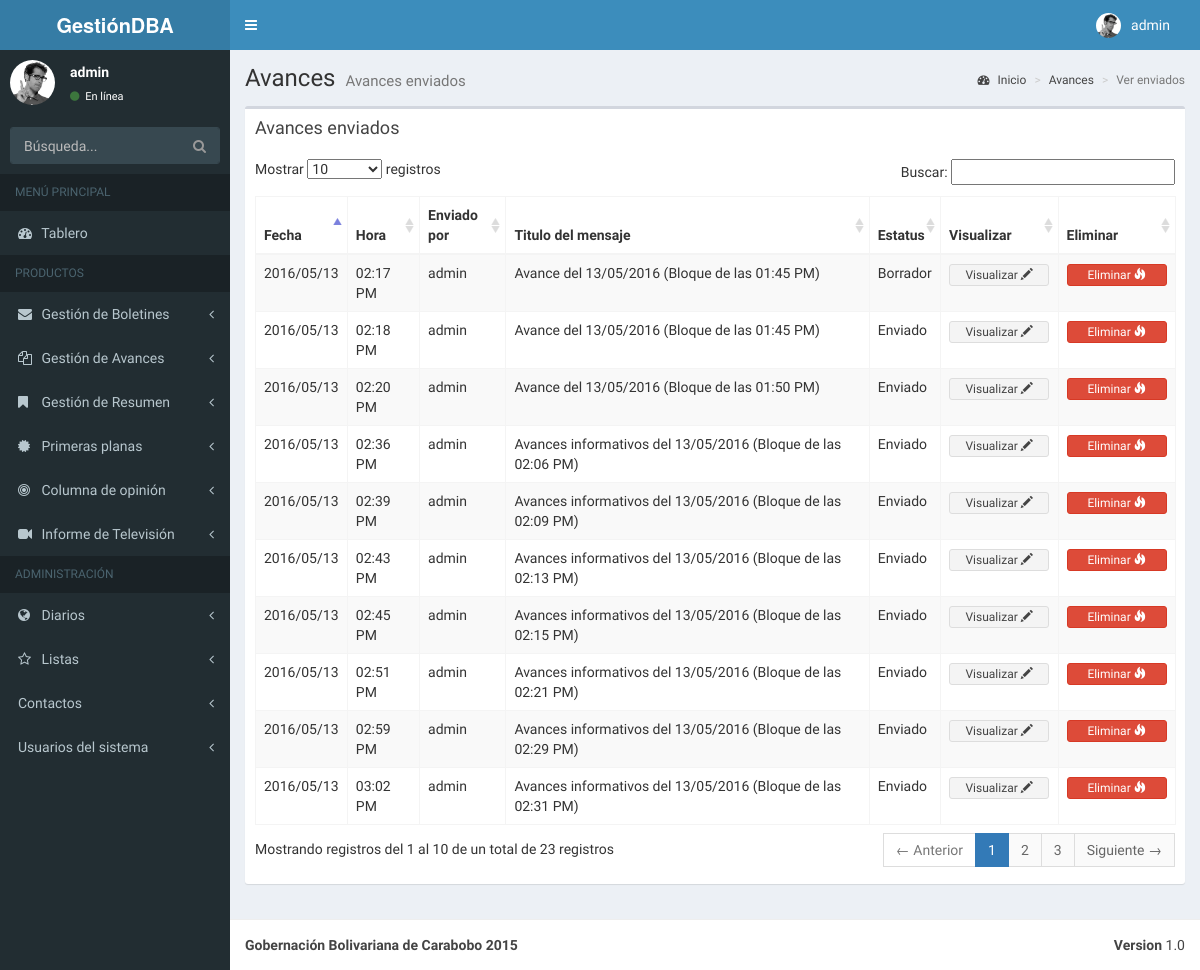
/avances/Avancesver/ (signed in), run on the app's committed database.
### BoletinAvances/apps/avances/models.py (models this page shows, shortened)
class Avances(models.Model):
   fecha = models.DateField(default=datetime.now, blank=True)
   hora = models.TimeField(auto_now_add=True, blank=True)
   tipo_envio = models.CharField(max_length=20, choices=TIPO_ENVIO, default='0', verbose_name='Tipo de envio')
   status = models.CharField(max_length=110, verbose_name='Status', blank=True, null=True)
   listas = models.ManyToManyField(Listas)
   titulo_mensaje = models.CharField(max_length=1000, verbose_name='Titulo')
   cuerpo_mensaje = models.TextField(verbose_name='Cuerpo del mensaje')
   enviadopor = models.CharField(max_length=50, verbose_name='Enviado por:')
   class Meta:
      verbose_name_plural = "Agregar avances"
      ordering = ('fecha', 'tipo_envio', 'titulo_mensaje', 'status', 'enviadopor')

### BoletinAvances/apps/avances/views.py (the view)
class AvancesListView(ListView):
    model = Avances
    queryset = Avances.objects.order_by('id')
    context_object_name = "Avances"
    template_name = "avances/listaAvances.html"

### BoletinAvances/templates/avances/listaAvances.html (shortened to what this page needs)
{% extends 'menu/menu.html' %}
{% block content-wrapper %}
{% load static %}
        <section class="content-header">
          <h1>
            Avances
            <small>Avances enviados</small>
          </h1>
          <ol class="breadcrumb">
            <li><a href="#"><i class="fa fa-dashboard"></i> Inicio</a></li>
            <li><a href="#">Avances</a></li>
            <li class="active">Ver enviados</li>
          </ol>
        </section>
        <section class="content">
          <div class="row">
            <div class="col-xs-12">
              <div class="box">
                <div class="box-header">
                  <h3 class="box-title">Avances enviados</h3>
                </div>
                <div class="box-body">
                  <table id="example1" class="table table-bordered table-striped">
                    <thead>
                      <tr>
                        <th>Fecha</th>
                        <th>Hora</th>
                        <th>Enviado por</th>
                        <th>Titulo del mensaje</th>
                        <th>Estatus</th>
                        <th style="font-weight: bold;">Visualizar</th>
                        <th style="font-weight: bold;">Eliminar</th>
                      </tr>
                    </thead>
                    <tbody>
                      {% for p in Avances %}
                      <tr>
                        <td>{{ p.fecha|date:"Y/m/d" }}</td>
                        <td>{{ p.hora|date:"h:i A" }}</td>
                        <td>{{ p.enviadopor }}</td>
                        <td>{{ p.titulo_mensaje }}</td>
                        <td>{{ p.status }}</td>
                        <td><a href="{% url 'singleavance_view' p.id %}"><button style="width:100px" type="button" class="btn btn-default btn-xs">Visualizar <span class="glyphicon glyphicon-pencil"></span></button></a></td>
                        <td><a href="{% url 'avance_delete' p.id %}"><button style="width:100px" type="button" class="btn btn-danger btn-xs">Eliminar <span class="glyphicon glyphicon-fire"></span></button></a></td>
                      </tr>
                      {% endfor %}
                    </tbody>
                  </table>
                </div>
              </div>
            </div>
          </div>
        </section>
{% endblock %}

### BoletinAvances/templates/menu/menu.html (shortened to what this page needs)
{% extends 'base.html' %}
{% block content %}
{% load static %}
    <div class="wrapper">
      <header class="main-header">
        <a href="/tablero/" class="logo"><b>GestiónDBA</b></a>
        <nav class="navbar navbar-static-top" role="navigation">
          <a href="#" class="sidebar-toggle" data-toggle="offcanvas" role="button">
          </a>
          <div class="navbar-custom-menu">
            <ul class="nav navbar-nav">
              <li class="dropdown user user-menu">
                <a href="#" class="dropdown-toggle" data-toggle="dropdown">
                  <img src="../media/AdminLTE-2.0.4/dist/img/user2-160x160.jpg" class="user-image" alt="User Image"/>
                  <span class="hidden-xs">{{ user.username }}</span>
                </a>
              </li>
            </ul>
          </div>
        </nav>
      </header>
      <aside class="main-sidebar">
        <section class="sidebar">
          <div class="user-panel">
            <div class="pull-left image">
              <img src="../media/AdminLTE-2.0.4/dist/img/user2-160x160.jpg" class="img-circle" alt="User Image" />
            </div>
            <div class="pull-left info">
              <p>{{ user.username }}</p>
              <a href="#"><i class="fa fa-circle text-success"></i> En línea</a>
            </div>
          </div>
          <form action="#" method="get" class="sidebar-form">
            <div class="input-group">
              <input type="text" name="q" class="form-control" placeholder="Búsqueda..."/>
              <span class="input-group-btn">
                <button type='submit' name='search' id='search-btn' class="btn btn-flat"><i class="fa fa-search"></i></button>
              </span>
            </div>
          </form>
          <ul class="sidebar-menu">
            <li class="header">MENÚ PRINCIPAL</li>
            <li>
              <a href="/tablero/">
                <i class="fa fa-dashboard"></i> <span>Tablero</span>
              </a>
            </li>
            <li class="header">PRODUCTOS</li>
            <li class="treeview">
              <a href="#">
                <i class="fa fa-envelope"></i> <span>Gestión de Boletines</span>
                <i class="fa fa-angle-left pull-right"></i>
              </a>
            </li>
            <li class="treeview">
              <a href="#">
                <i class="fa fa-files-o"></i> <span>Gestión de Avances</span>
                <i class="fa fa-angle-left pull-right"></i>
              </a>
            </li>
            <li class="treeview">
              <a href="#">
                <i class="fa fa-bookmark"></i> <span>Gestión de Resumen </span>
                <i class="fa fa-angle-left pull-right"></i>
              </a>
            </li>
            <li class="treeview">
              <a href="#">
                <i class="fa fa-certificate"></i> <span>Primeras planas</span>
                <i class="fa fa-angle-left pull-right"></i>
              </a>
            </li>
            <li class="treeview">
              <a href="#">
                <i class="fa fa-bullseye"></i> <span>Columna de opinión</span>
                <i class="fa fa-angle-left pull-right"></i>
              </a>
            </li>
            <li class="treeview">
              <a href="#">
                <i class="fa fa-video-camera"></i> <span>Informe de Televisión</span>
                <i class="fa fa-angle-left pull-right"></i>
              </a>
            </li>
            <li class="header">ADMINISTRACIÓN</li>
            <li class="treeview">
              <a href="#">
                <i class="fa fa-globe"></i> <span>Diarios</span>
                <i class="fa fa-angle-left pull-right"></i>
              </a>
            </li>
            <li class="treeview">
              <a href="#">
                <i class="fa fa-star-o"></i> <span>Listas</span>
                <i class="fa fa-angle-left pull-right"></i>
              </a>
            </li>
            <li class="treeview">
              <a href="#">
                 <span>Contactos</span>
                <i class="fa fa-angle-left pull-right"></i>
              </a>
            </li>
            <li class="treeview">
              <a href="#">
                 <span>Usuarios del sistema</span>
                <i class="fa fa-angle-left pull-right"></i>
              </a>
            </li>
          </ul>
        </section>
      </aside>
      <div id="content-wrapper" class="content-wrapper">
        {% block content-wrapper %}{% endblock content-wrapper %}
      </div>
      <footer class="main-footer">
        <div class="pull-right hidden-xs">
          <b>Version</b> 1.0
        </div>
        <strong>Gobernación Bolivariana de Carabobo 2015</strong>
      </footer>
    </div>
{% endblock content %}

### data on the page
Avances: fecha "2016/05/13", hora "02:17 PM", enviadopor "admin", titulo_mensaje "Avance del 13/05/2016 (Bloque de las 01:45 PM)", status "Borrador"
Avances: fecha "2016/05/13", hora "02:18 PM", enviadopor "admin", titulo_mensaje "Avance del 13/05/2016 (Bloque de las 01:45 PM)", status "Enviado"
Avances: fecha "2016/05/13", hora "02:20 PM", enviadopor "admin", titulo_mensaje "Avance del 13/05/2016 (Bloque de las 01:50 PM)", status "Enviado"
Avances: fecha "2016/05/13", hora "02:36 PM", enviadopor "admin", titulo_mensaje "Avances informativos del 13/05/2016 (Bloque de las 02:06 PM)", status "Enviado"
Avances: fecha "2016/05/13", hora "02:39 PM", enviadopor "admin", titulo_mensaje "Avances informativos del 13/05/2016 (Bloque de las 02:09 PM)", status "Enviado"
Avances: fecha "2016/05/13", hora "02:43 PM", enviadopor "admin", titulo_mensaje "Avances informativos del 13/05/2016 (Bloque de las 02:13 PM)", status "Enviado"
Avances: fecha "2016/05/13", hora "02:45 PM", enviadopor "admin", titulo_mensaje "Avances informativos del 13/05/2016 (Bloque de las 02:15 PM)", status "Enviado"
Avances: fecha "2016/05/13", hora "02:51 PM", enviadopor "admin", titulo_mensaje "Avances informativos del 13/05/2016 (Bloque de las 02:21 PM)", status "Enviado"
Avances: fecha "2016/05/13", hora "02:59 PM", enviadopor "admin", titulo_mensaje "Avances informativos del 13/05/2016 (Bloque de las 02:29 PM)", status "Enviado"
Avances: fecha "2016/05/13", hora "03:02 PM", enviadopor "admin", titulo_mensaje "Avances informativos del 13/05/2016 (Bloque de las 02:31 PM)", status "Enviado"

### other printed values
{{ user.username }} "admin"
